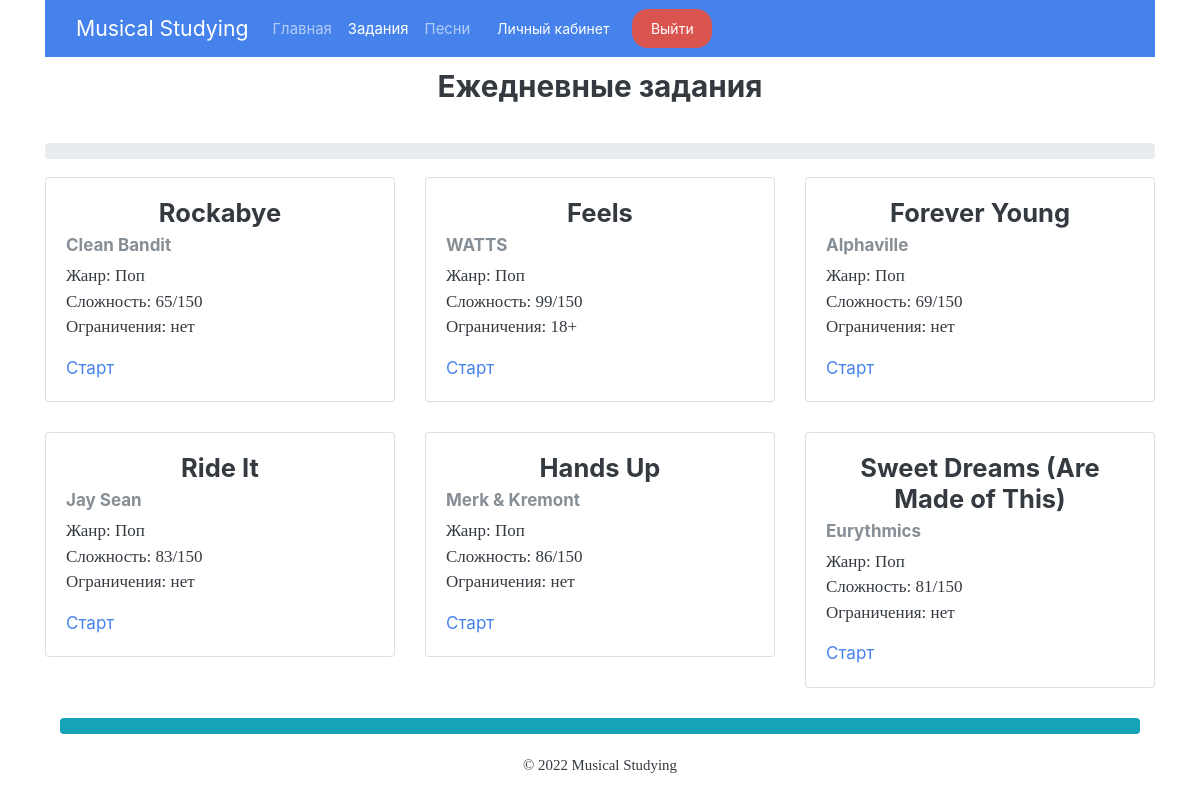
Page /tasks/ (signed in) on the committed database.
### songs/models.py (models this page shows, shortened)
class Songs(models.Model):
    title = models.CharField(max_length=150, verbose_name='название')
    artist = models.CharField(max_length=150, verbose_name='исполнитель')
    genre = models.ForeignKey(Genres, on_delete=models.PROTECT, null=True, verbose_name='жанр')
    difficulty = models.IntegerField(verbose_name='сложность')
    limit = models.BooleanField(verbose_name='контент, содержащий нецензурную лексику')
    link = models.CharField(blank=True, max_length=150, verbose_name='ссылка')
    lyrics = models.TextField(verbose_name='текст')
    class Meta:
        db_table = 'all_songs'
        verbose_name = 'песня'
        verbose_name_plural = 'песни'
        ordering = ['id', 'title']

### loginsys/models.py (models this page shows)
class Genres(models.Model):
    title = models.CharField(max_length=50, verbose_name='название жанра')
    def __str__(self):
        return self.title
    class Meta:
        db_table = 'genres'
        verbose_name = 'жанр'
        verbose_name_plural = 'жанры'
        ordering = ['id']

### tasks/views.py (the view)
# urls.py: path('tasks/', include("tasks.urls")),
def tasks(request):
    user = User.objects.get(id=request.user.id)
    person = Profiles.objects.get(user=request.user.id)
    all_genres = []
    for i in person.genres.all():
        all_genres.append(i.id)
    ids = []
    for genre in all_genres:
        if genre == 1:
            for i in range(0, 6):
                id_ = random.randint(1, 61)
                ids.append(id_)
        elif genre == 2:
            for i in range(0, 6):
                id_ = random.randint(62, 113)
                ids.append(id_)
        elif genre == 3:
            for i in range(0, 6):
                id_ = random.randint(114, 161)
                ids.append(id_)
        elif genre == 4:
            for i in range(0, 6):
                id_ = random.randint(162, 203)
                ids.append(id_)
        elif genre == 5:
            for i in range(0, 6):
                id_ = random.randint(204, 248)
                ids.append(id_)
        elif genre == 6:
            for i in range(0, 6):
                id_ = random.randint(249, 253)
                ids.append(id_)
        elif genre == 7:
            for i in range(0, 6):
                id_ = random.randint(254, 291)
                ids.append(id_)
        elif genre == 8:
            for i in range(0, 6):
                id_ = random.randint(292, 319)
                ids.append(id_)
        elif genre == 9:
            for i in range(0, 6):
                id_ = random.randint(320, 340)
                ids.append(id_)
        elif genre == 10:
            for i in range(0, 6):
                id_ = random.randint(341, 393)
                ids.append(id_)
        elif genre == 11:
            for i in range(0, 6):
                id_ = random.randint(394, 402)
                ids.append(id_)
    while len(ids) != 6:
        index = random.randint(0, len(ids) - 1)
        ids.remove(ids[index])
    songs = []
    for i in ids:
        songs.append(Songs.objects.get(id=i))
    context = {'title': 'Задания',
               'songs': songs}
    return render(request, 'tasks/tasks_page.html', context)

### tasks/templates/tasks/tasks_page.html (shortened to what this page needs)
{% extends "base.html" %}
{% load static %}
{% block content %}
<header class="header" id="header">
    <div class="container">
        <div class="headline">
            <h3>Ежедневные задания</h3>
        </div>
        <div class="separator">
            <div class="progress">
            </div>
        </div>
    </div>
</header>
<section class="tasks" id="tasks">
    <div class="container">
        <div class="row">
            {% for song in songs %}
            <div class="col-md-6 col-lg-4">
                <div class="tasks-content">
                    <div class="card">
                        <div class="card-body">
                            <h4 class="card-title">{{ song.title }}</h4>
                            <h6 class="card-subtitle mb-2 text-muted">{{ song.artist }}</h6>
                            <p class="card-text">Жанр: {{ song.genre }}<br>Сложность: {{ song.difficulty }}/150<br>Ограничения:
                                {% if song.limit == False %}нет{% else %}18+{% endif %}</p>
                            <div class="row">
                                <div class="col-sm-12 col-md-4">
                                    <a href="{% url 'task_theory' id_=song.id %}" class="card-link">Старт</a>
                                </div>
                            </div>
                         </div>
                    </div>
                </div>
            </div>
            {% endfor %}
        </div>
    </div>
</section>
{% endblock %}

### static/css/main.css (style rules this page uses)
.headline { text-align: center; padding-top: 12px; padding-bottom: 12px; }
.separator { padding-top: 18px; }
.card-title { text-align: center; }
.tasks-content { padding-top: 18px; padding-bottom: 12px; }

### rows in the picture
Songs: title "Rockabye", artist "Clean Bandit", genre "Поп", difficulty "65", limit "нет"
Songs: title "Feels", artist "WATTS", genre "Поп", difficulty "99", limit "18+"
Songs: title "Forever Young", artist "Alphaville", genre "Поп", difficulty "69", limit "нет"
Songs: title "Ride It", artist "Jay Sean", genre "Поп", difficulty "83", limit "нет"
Songs: title "Hands Up", artist "Merk & Kremont", genre "Поп", difficulty "86", limit "нет"
Songs: title "Sweet Dreams (Are Made of This)", artist "Eurythmics", genre "Поп", difficulty "81", limit "нет"
